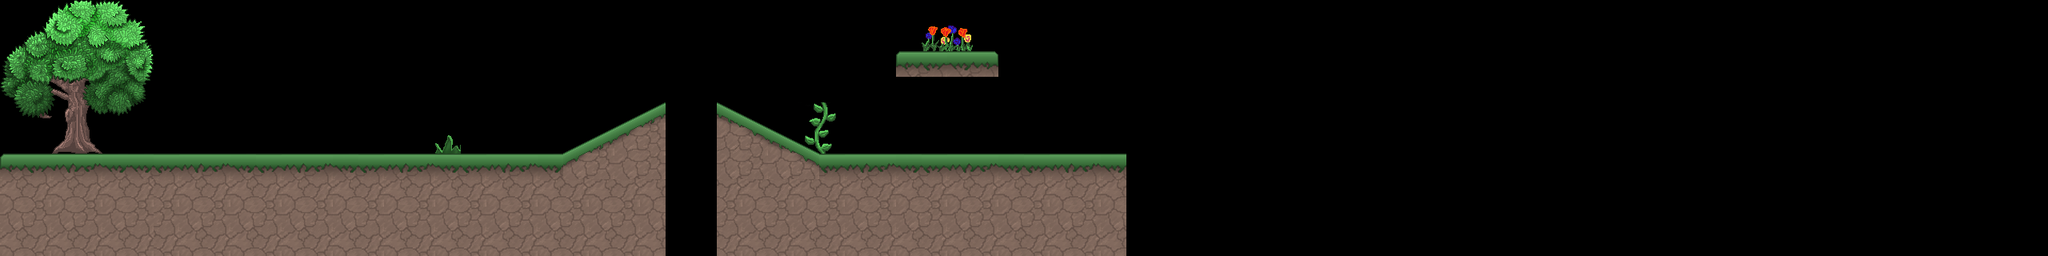

A level layout from a 2D game, rendered from its tile map. Below: a short description, then the map file with tile-grid data replaced by summaries:
An orthogonal 80x10 tile map with 32x32 px tiles, 2 tile layers (walls, background), 3 tilesets.

<map version="1.0" orientation="orthogonal" width="80" height="10" tilewidth="32" tileheight="32">
 <tileset firstgid="1" name="grass_9" tilewidth="32" tileheight="32">
  <image source="grass_9.png" width="512" height="640" />
 </tileset>
 <tileset firstgid="321" name="liquidWaterTop_mid" tilewidth="32" tileheight="32">
  <image source="liquidWaterTop_mid.png" width="70" height="70" />
 </tileset>
 <tileset firstgid="325" name="liquidWaterTop" tilewidth="32" tileheight="32">
  <image source="liquidWaterTop.png" width="70" height="70" />
 </tileset>
 <layer name="walls" width="80" height="10">
  <data>[800 cells, 202 non-empty, 52 distinct tile ids]</data>
 </layer>
 <layer name="background" width="80" height="10">
  <data>[800 cells, 799 non-empty, 45 distinct tile ids]</data>
 </layer>
 <objectgroup name="Object Layer 1" width="80" height="10" />
</map>
